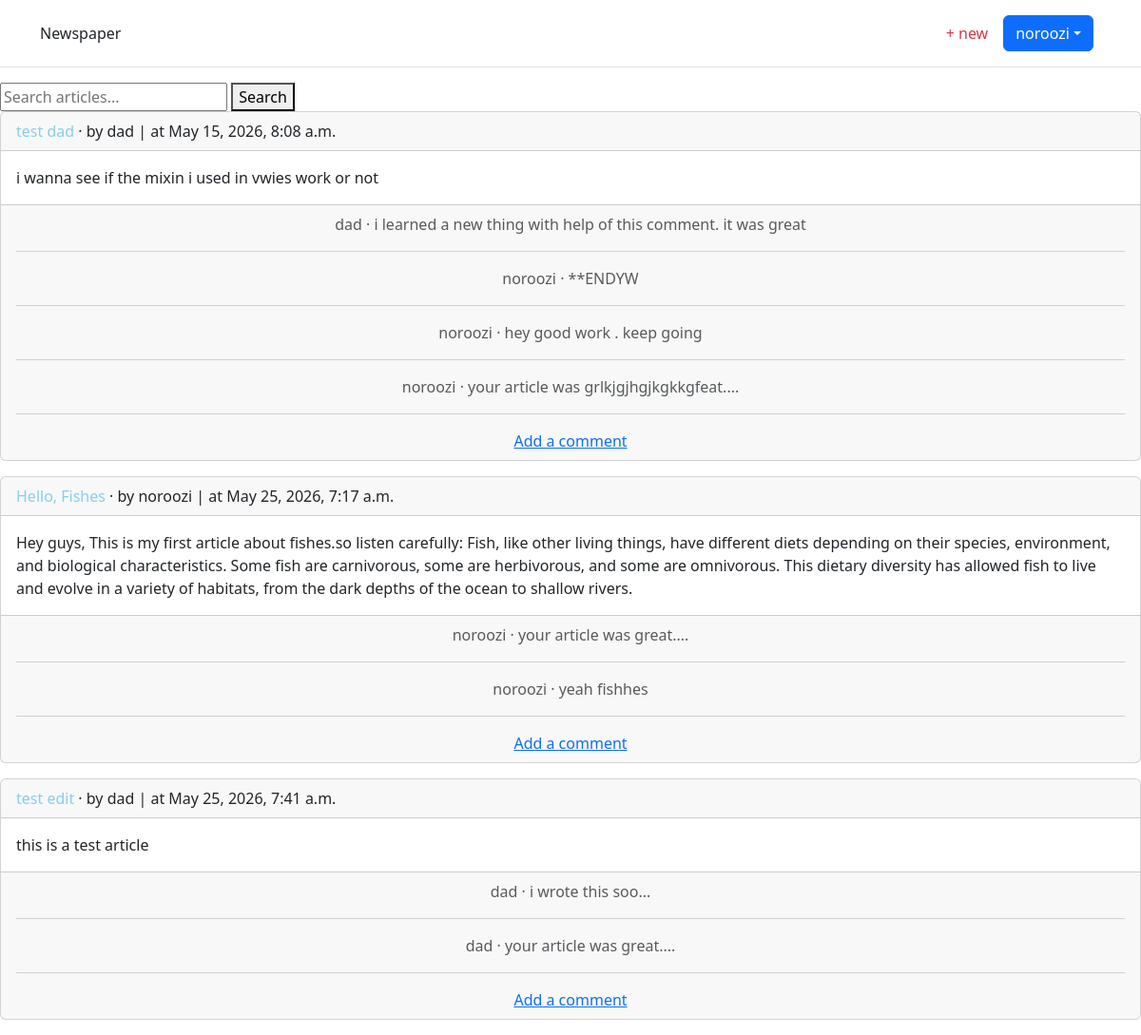
/articles/ (signed in), run on the app's committed database.
### accounts/models.py (models this page shows)
class CustomUser(AbstractUser):
    age = models.PositiveIntegerField(null=True, blank=True)

### articles/models.py (models this page shows, shortened)
class Article(models.Model):
    title = models.CharField(max_length=255)
    body = models.TextField()
    date = models.DateTimeField(auto_now_add=True)
    author = models.ForeignKey(
        settings.AUTH_USER_MODEL,
        on_delete=models.CASCADE,
    )
    views = models.IntegerField(default=0)
    viewers = models.ManyToManyField(
        settings.AUTH_USER_MODEL,
        related_name='viewed_articles',
        blank=True
    )
    likes = models.ManyToManyField(
        settings.AUTH_USER_MODEL,
        related_name='liked_articles',
        blank=True
    )

class Comment(models.Model):
    article = models.ForeignKey(
        Article,
        on_delete=models.CASCADE,
    )
    comment = models.TextField(default="your article was great....")
    author = models.ForeignKey(
        settings.AUTH_USER_MODEL,
        on_delete=models.CASCADE,
    )
    def __str__(self):
        return self.comment

### articles/views.py (the view)
# urls.py: path("", ArticleList.as_view(), name="article_list"),
class ArticleList(mixins.CustomLoginNeededMixin, ListView):
    model = models.Article
    template_name = "article_list.html"
    def get_queryset(self):
        query = self.request.GET.get('q', '').strip()  # fix spaces
        if query:
            words = query.split()  # split into individual words
            filters = Q()
            for word in words:
                filters &= Q(title__icontains=word) | Q(body__icontains=word)
            return models.Article.objects.filter(filters)
        return models.Article.objects.all()
    def get_context_data(self, **kwargs):
        context = super().get_context_data(**kwargs)
        context['query'] = self.request.GET.get('q', '')
        return context

### articles/mixins.py (called while the page is built)
    def dispatch(self, request, *args, **kwargs):
        if not request.user.is_authenticated:
            return redirect(self.login_url)
        return super().dispatch(request, *args, **kwargs)

### templates/article_list.html (shortened to what this page needs)
{% extends "base.html" %}
{% block content %}
    <form method="GET" action="">
        <input type="text" name="q" value="{{ query }}" placeholder="Search articles...">
        <button type="submit">Search</button>
    </form>
    {% for article in article_list %}
        <div class="card mb-3">
            <div class="card-header">
                <a href="{% url 'article_detail' article.pk %}" style="color: skyblue;text-decoration: none;"><span class="font-weight-bold">{{ article.title }}</span></a> &middot;
                <span class="font-muted">by {{ article.author }} | at {{ article.date }}</span>
            </div>
            <div class="card-body">
                {{ article.body }}
            </div>
            <div class="card-footer text-center text-muted">
                {% for comment in article.comment_set.all %}
                    <p>
                        <span class="font-weight-bold">
                            {{ comment.author }} &middot;
                        </span>
                        {{ comment }}
                    </p>
                    <hr>
                {% endfor %}
                <a href="{% url 'article_detail' article.pk %}">Add a comment</a>
            </div>
        </div>
    {% endfor %}
{% endblock content %}

### templates/base.html (shortened to what this page needs)
<!DOCTYPE html>
<html>
<head>
    {% block qq %}<link href="https://cdn.jsdelivr.net/npm/bootstrap@5.3.3/dist/css/bootstrap.min.css" rel="stylesheet"/>{% endblock qq %}
</head>
<body>
    <div>
        <header class="p-3 mb-3 border-bottom">
            <div class="container">
                <div class="d-flex flex-wrap align-items-center justify-content-center justify-content-lg-start">
                    <a href="{% url 'home' %}" class="navbar-brand">Newspaper</a>
                    {% if user.is_authenticated %}
                    <a href="{% url 'article_create' %}" class="nav-link px-2 link-danger btn btn-warning me-2 text-decoration-none d-block">+ new</a>
                    <div class="dropdown text-end">
                        <a href="#" class="d-block link-white text-decoration-none dropdown-toggle btn btn-primary me-2" id="dropdownUser1" data-bs-toggle="dropdown" aria-expanded="false">{{ user.username }}</a>
                    </div>
                    {% else %}
                    </ul>
                    <div class="text-end">
                        <a href="{% url 'login' %}" class="btn btn-outline-primary me-2">Log In</a>
                        <a href="{% url 'signup' %}" class="btn btn-primary">Sign Up</a>
                    </div>
                    {% endif %}
                </div>
            </div>
        </header>
    </div>
    <main>
        {% block content %}
        {% endblock content %}
    </main>
</body>
</html>

### data on the page
CustomUser: username "noroozi"
Article: title "test dad", author "dad", date "May 15, 2026, 8:08 a.m.", body "i wanna see if the mixin i used in vwies work or not"
Comment: author "dad", comment "i learned a new thing with help of this comment. it was great"
Comment: author "noroozi", comment "**ENDYW"
Comment: author "noroozi", comment "hey good work . keep going"
Comment: author "noroozi", comment "your article was grlkjgjhgjkgkkgfeat...."
Article: title "Hello, Fishes", author "noroozi", date "May 25, 2026, 7:17 a.m.", body "Hey guys, This is my first article about fishes.so listen carefully: Fish, like other living things, have different diets depending on their species, environment, and biological characteristics. Some fish are carnivorous, some are herbivorous, and some are omnivorous. This dietary diversity has allowed fish to live and evolve in a variety of habitats, from the dark depths of the ocean to shallow rivers."
Comment: author "noroozi", comment "your article was great...."
Comment: author "noroozi", comment "yeah fishhes"
Article: title "test edit", author "dad", date "May 25, 2026, 7:41 a.m.", body "this is a test article"
Comment: author "dad", comment "i wrote this soo..."
Comment: author "dad", comment "your article was great...."
